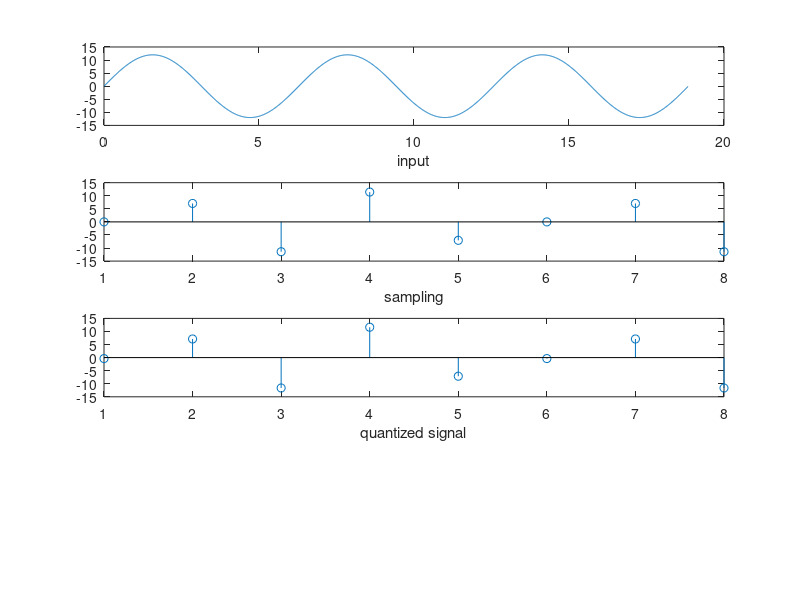

Here is the MATLAB script that generated this plot: (Note: this script raises an error after producing the figure.)
t=0:.01:6*pi;
b=input("enter bit number\n");
fs=input("enter sampling period\n");
inp=12*sin(t);
subplot(4,1,1)
plot(t,inp);xlabel("input");
%sampling
ts=(0:4*(pi/fs):6*pi);
samp=12*sin(ts);
subplot(4,1,2)
stem(samp);xlabel("sampling");
%uniform quantizing using mid-rise type
ymax=12;
ymin=-12;
size=2*ymax/(2^b);
div=(ymin-(size/2)):size:(ymax+(size/2));
val=[ymin:size:ymax];
[index,quants]= quantiz(samp,val,div);
l1=length(index);
l2=length(quants);
for i=1:l1
  if(index(i)~=0)
  index(i)=index(i)-1;
  end
i=i+1;
end
for i=1:l2
  if(quants(i)==ymin-(size/2))
  quants(i)=ymin+(size/2);
  end
end
subplot(4,1,3)
stem(quants);xlabel("quantized signal");
%encoding
bin=zeros(l1,b);
for i=1:l1
  fin=index(1,i);
  tmp=b;
  while 1<fin
fin=floor(fin/2);
bin(i,tmp)=rem(fin,2);
tmp=tmp-1;
  end
bin(i,1)=fin;
end
bitr=1;
%using return to zero encoding
[t,s]=urz(bin,bitr);
subplot(4,1,4)
plot(t,s);
  
